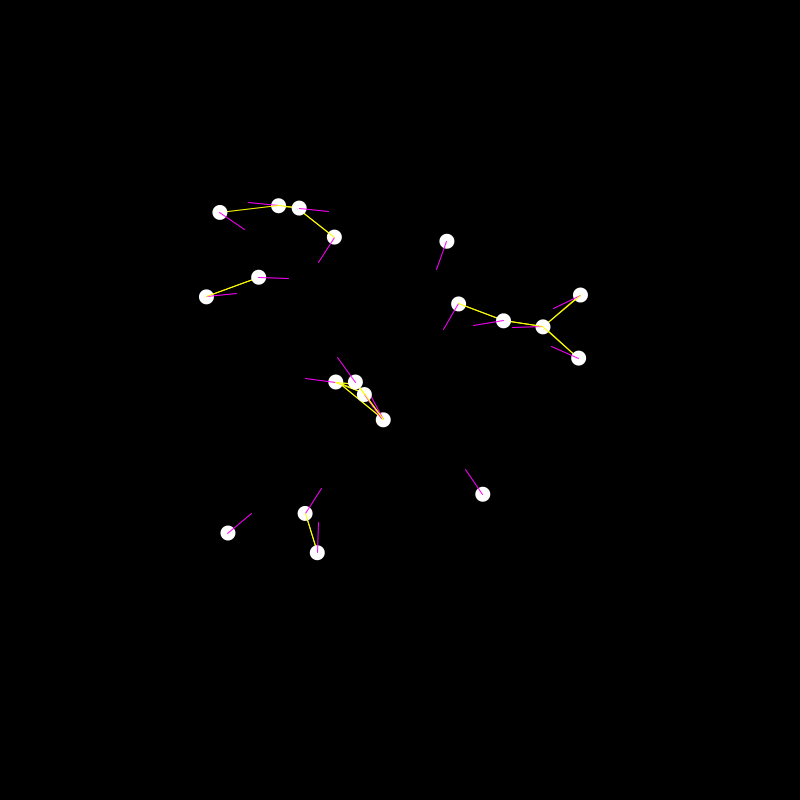
Frame 1 (no input)
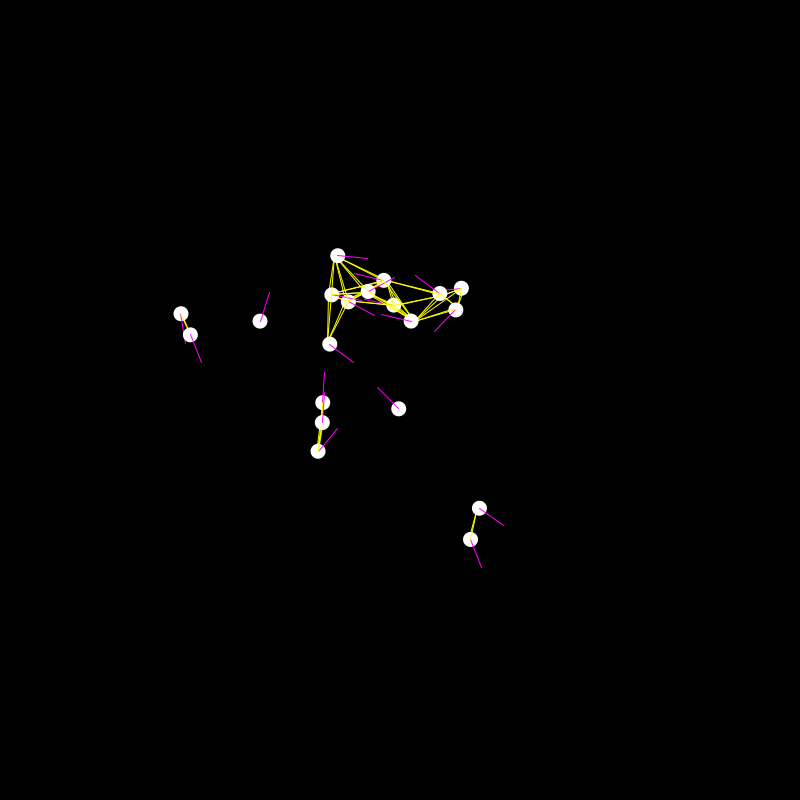
Frame 60 (the mouse pressed at the canvas centre just before this capture)
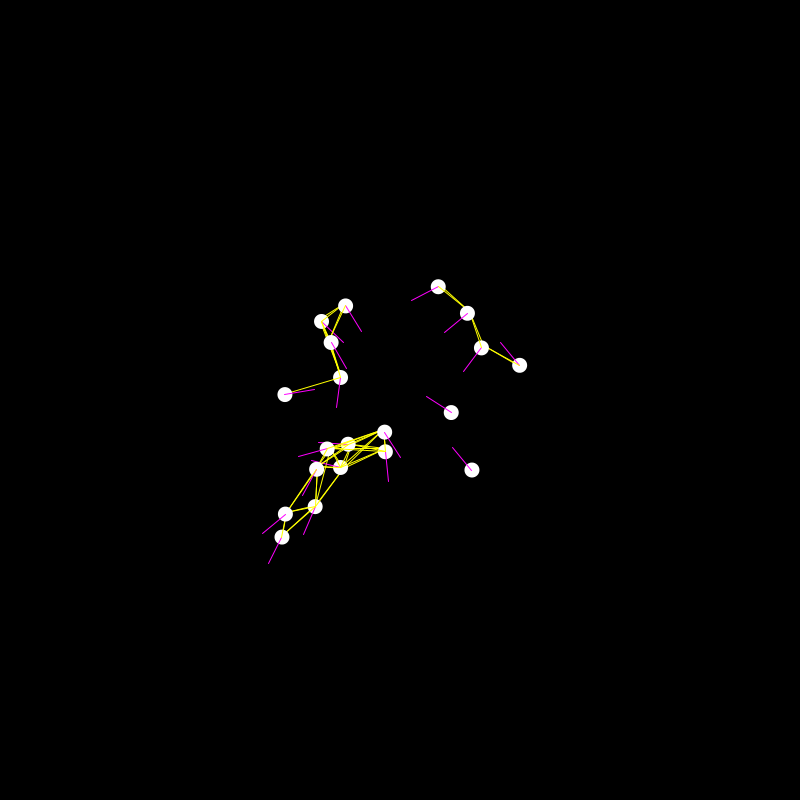
Frame 120 (the mouse held since frame 60 and released just before this capture)

The Processing sketch that drew these frames (run headless with seeded random() and noise(); from frame 60 on, the mouse is pressed at the canvas centre):

// Processing sketch: bit2atom_smallScale_particleSystem
// ── bit2atom_smallScale_particleSystem.pde
Particle[] particles = new Particle[20];

void setup(){
    size(800, 800);
    initiateParticleSystem();
}

void initiateParticleSystem(){
    for(int  i = 0; i < particles.length; i ++){
        float pxx = random(width/2-200, width/2+200);
        float pyy = random(height/2-200, height/2+200);
        PVector ploc = new PVector(pxx, pyy);
        particles[i] = new Particle(ploc, 15);
    }
}

void draw(){
    background(0);
    for(int  i = 0; i < particles.length; i ++){
        particles[i].run();
    }
}

void mousePressed(){
    initiateParticleSystem();
}
// ── Particle.pde
class Particle {
    PVector loc;
    float rr;
    PVector acc = new PVector(0, 0);
    PVector vel = new PVector(0, 0);
    float minDist = 20;

    Particle(PVector loc_, float rr_) {
        loc = loc_;
        rr = rr_;
    }
    
    void run(){
        attraction();
        update();
        crossCanvas();
        show();
    }

    void show() {
        fill(255);
        noStroke();
        ellipse(loc.x, loc.y, rr, rr);
        stroke(255, 0, 255);
        line(loc.x, loc.y, loc.x + rr*2*cos(vel.heading()), loc.y + rr*2*sin(vel.heading()));
    }
    
    void attraction(){
        for (Particle p : particles) { //(int i = 0; i < particles.length; i ++){// (Particle p : particles) {
            PVector direction = PVector.sub(loc, p.loc);
            println(direction);
            float dist = direction.mag();
            
            if(dist < minDist*3){
                stroke(255, 255, 0);
                line(loc.x, loc.y, p.loc.x, p.loc.y);
            }
            
            if(dist > 0 && dist < minDist){
                direction.normalize();
                direction.mult(100/dist);
                acc.add(direction);
            }else if(dist >= minDist){
                direction.normalize();
                direction.mult(-1/dist);
                acc.add(direction);
            }
        }
    }

    void update() {
        vel.add(acc);
        vel.limit(3);
        loc.add(vel);
        acc = new PVector(0, 0);
    }
    
    void crossCanvas(){
        if(loc.x > width) loc.x = 0;
        if(loc.x < 0) loc.x = width;
        if(loc.y > height) loc.y = 0;
        if(loc.y < 0) loc.y = height;
    }
}
